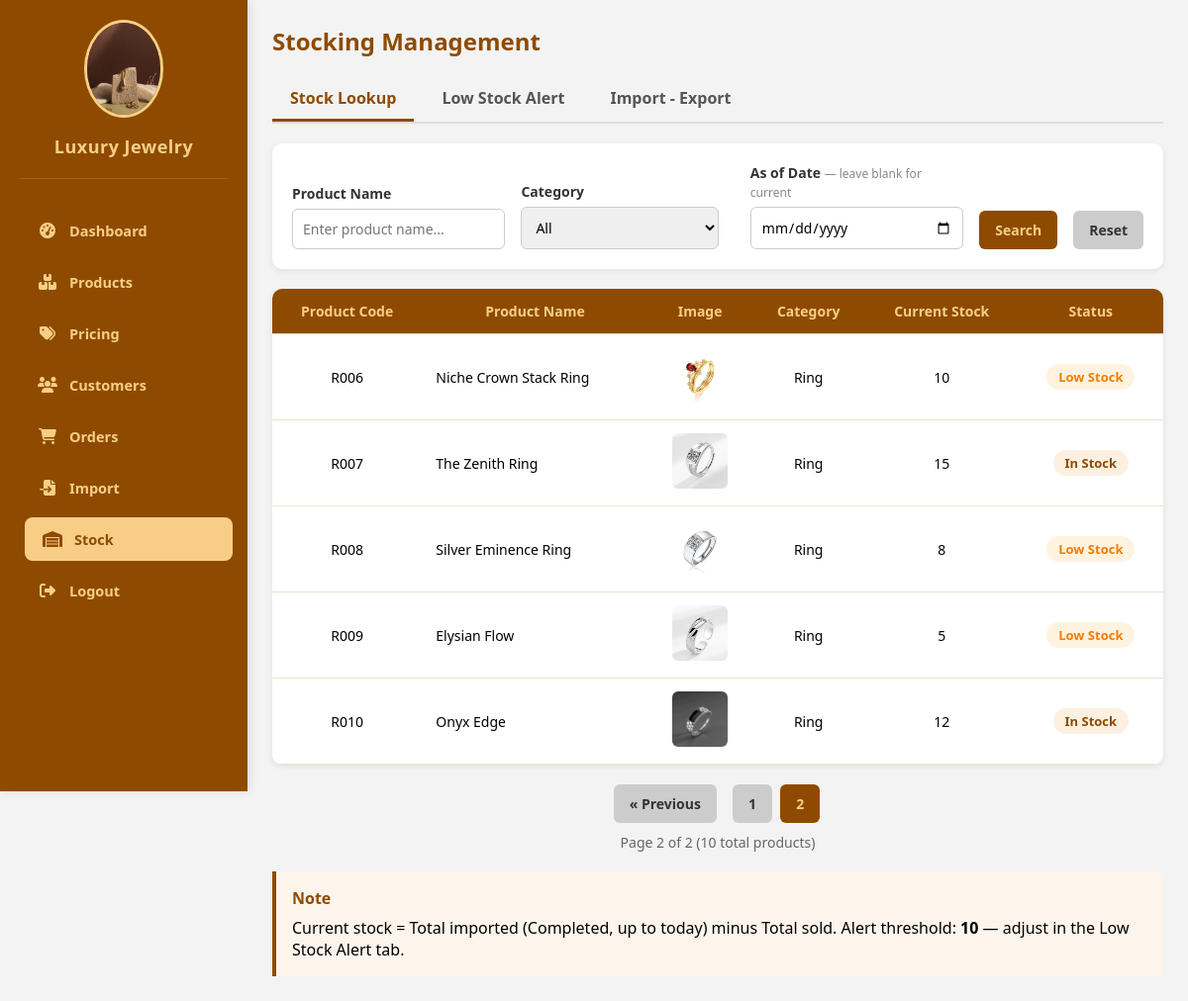
Page /admin/Stock Manage/stocking_management.php?tab=stock-lookup&page=2 on the committed database.
### tables this page shows
CREATE TABLE `products` (
  `id` varchar(50) NOT NULL,
  `name` varchar(255) DEFAULT NULL,
  `price` decimal(15,2) DEFAULT NULL,
  `image` varchar(255) DEFAULT NULL,
  `cost_price` decimal(15,2) DEFAULT 0.00,
  `profit_percent` int(11) DEFAULT 0,
  `stock` int(11) DEFAULT 0,
  `category` varchar(100) DEFAULT NULL,
  `gender` varchar(20) DEFAULT NULL,
  PRIMARY KEY (`id`)
);

### admin/Stock Manage/stocking_management.php (the view, shortened to what this page needs)
<?php
require_once "../../config/config.php";
$conn->query("
    UPDATE products p SET p.stock = (
        COALESCE((SELECT SUM(gri.quantity) FROM goods_receipt_items gri
                  JOIN goods_receipt gr ON gri.receipt_id = gr.id
                  WHERE gri.product_id = p.id
                    AND gr.status = 'Completed'
                    AND gr.entry_date <= CURDATE()), 0)
        - COALESCE((SELECT SUM(oi.quantity) FROM order_items oi WHERE oi.product_id = p.id), 0)
    )
");
$active_tab = isset($_GET['tab']) ? trim($_GET['tab']) : 'stock-lookup';
$search_name     = trim($_GET['search_name']     ?? '');
$search_date     = trim($_GET['search_date']      ?? '');
$page            = isset($_GET['page']) ? max(1, intval($_GET['page'])) : 1;
$per_page        = 5;
$where1 = []; $params1 = []; $types1 = '';
$where1_sql = $where1 ? 'WHERE ' . implode(' AND ', $where1) : '';
$count_sql = "SELECT COUNT(*) as total FROM products $where1_sql";
$count_stmt = $conn->prepare($count_sql);
$count_stmt->execute();
$total_products = $count_stmt->get_result()->fetch_assoc()['total'];
$total_pages = ceil($total_products / $per_page);
$offset = ($page - 1) * $per_page;
$stmt1 = $conn->prepare("SELECT id, name, image, category, stock FROM products $where1_sql ORDER BY id ASC LIMIT ? OFFSET ?");
$params1[] = $per_page; $params1[] = $offset;
$types1 .= 'ii';
$stmt1->bind_param($types1, ...$params1);
$stmt1->execute();
$base_products = $stmt1->get_result()->fetch_all(MYSQLI_ASSOC);
$products = [];
foreach ($base_products as $p) {
    if ($search_date !== '') {
        $s_in = $conn->prepare("SELECT COALESCE(SUM(gri.quantity),0) AS qty FROM goods_receipt_items gri
                                 JOIN goods_receipt gr ON gri.receipt_id=gr.id
                                 WHERE gri.product_id=? AND gr.status='Completed' AND gr.entry_date<=?");
        $s_in->bind_param('ss', $p['id'], $search_date);
        $s_in->execute();
        $in_qty = (int)$s_in->get_result()->fetch_assoc()['qty'];
        $s_in->close();
        $s_out = $conn->prepare("SELECT COALESCE(SUM(oi.quantity),0) AS qty FROM order_items oi
                                  JOIN orders o ON oi.order_id=o.id
                                  WHERE oi.product_id=? AND o.order_date<=?");
        $s_out->bind_param('ss', $p['id'], $search_date);
        $s_out->execute();
        $out_qty = (int)$s_out->get_result()->fetch_assoc()['qty'];
        $s_out->close();
        $p['stock']      = max(0, $in_qty - $out_qty);
        $p['as_of_date'] = true;
        $p['in_qty']     = $in_qty;
        $p['out_qty']    = $out_qty;
    } else {
        $p['as_of_date'] = false;
    }
    $products[] = $p;
}
$min_stock = isset($_SESSION['low_stock_threshold']) ? (int)$_SESSION['low_stock_threshold'] : 10;
function stockStatus($qty, $threshold = 10) {
    if ($qty <= $threshold) return ['label' => 'Low Stock',    'class' => 'status-warning'];
    return                         ['label' => 'In Stock',     'class' => 'status-normal'];
}
?>
<!DOCTYPE html>
<html lang="en">
<head>
  <link rel="stylesheet" href="../admin_function.css">
</head>
<body>
<?php include '../sidebar_include.php'; ?>
<main>
  <h1>Stocking Management</h1>
  <div class="tabs">
    <div class="tab <?= $active_tab==='stock-lookup' ?'active':'' ?>" data-tab="stock-lookup">Stock Lookup</div>
    <div class="tab <?= $active_tab==='stock-alert'  ?'active':'' ?>" data-tab="stock-alert">Low Stock Alert</div>
    <div class="tab <?= $active_tab==='stock-report' ?'active':'' ?>" data-tab="stock-report">Import - Export</div>
  </div>
  <div class="tab-content <?= $active_tab==='stock-lookup'?'active':'' ?>" id="stock-lookup">
    <form method="GET" action="stocking_management.php" class="search-form">
      <div class="form-group">
        <label>Product Name</label>
        <input type="text" name="search_name" placeholder="Enter product name..." value="<?= htmlspecialchars($search_name) ?>">
      </div>
      <div class="form-group">
        <label>Category</label>
        <select name="search_category">
          <option value="All">All</option>
        </select>
      </div>
      <div class="form-group">
        <label>As of Date <span style="font-weight:normal;color:#888;font-size:12px">— leave blank for current</span></label>
        <input type="date" name="search_date" value="<?= htmlspecialchars($search_date) ?>" max="<?= date('Y-m-d') ?>">
      </div>
      <button type="submit" class="btn">Search</button>
      <a href="stocking_management.php?tab=stock-lookup" class="btn secondary">Reset</a>
    </form>
    <table>
      <thead>
        <tr>
          <th>Product Code</th>
          <th>Product Name</th>
          <th>Image</th>
          <th>Category</th>
          <th><?= $search_date !== '' ? 'Stock at '.htmlspecialchars($search_date) : 'Current Stock' ?></th>
          <th>Status</th>
        </tr>
      </thead>
      <tbody>
        <?php if (empty($products)): ?>
          <tr><td colspan="<?= $search_date !== '' ? 8 : 6 ?>" class="no-data">No products found.</td></tr>
        <?php else: foreach ($products as $p): $st = stockStatus($p['stock'], $min_stock); ?>
          <tr>
            <td><?= htmlspecialchars($p['id']) ?></td>
            <td style="text-align:left"><?= htmlspecialchars($p['name']) ?></td>
            <td><img src="../../images/<?= htmlspecialchars($p['image']) ?>" onerror="this.style.opacity='.2'"></td>
            <td><?= htmlspecialchars($p['category']) ?></td>
            <td><span class="<?= $search_date !== '' ? 'stock-as-of' : '' ?>"><?= intval($p['stock']) ?></span></td>
            <td><span class="status-badge <?= $st['class'] ?>"><?= $st['label'] ?></span></td>
          </tr>
        <?php endforeach; endif; ?>
      </tbody>
    </table>
    <?php if ($total_pages > 1): ?>
      <div style="text-align:center; margin:20px 0;">
        <?php
        $query_params = $_GET;
        unset($query_params['page']);
        $base_url = 'stocking_management.php?' . http_build_query($query_params) . '&page=';
        ?>
        <?php if ($page > 1): ?>
          <a href="<?= $base_url . ($page - 1) ?>" class="btn secondary" style="margin-right:10px;">&laquo; Previous</a>
        <?php endif; ?>
        <?php for ($i = max(1, $page - 2); $i <= min($total_pages, $page + 2); $i++): ?>
          <a href="<?= $base_url . $i ?>" class="btn <?= $i == $page ? '' : 'secondary' ?>" style="margin:0 2px;"><?= $i ?></a>
        <?php endfor; ?>
        <div style="margin-top:10px; font-size:14px; color:#666;">
          Page <?= $page ?> of <?= $total_pages ?> (<?= $total_products ?> total products)
        </div>
      </div>
    <?php endif; ?>
    <div class="alert-section" style="margin-top:16px;">
      <div class="alert-title">Note</div>
      <?php if ($search_date !== ''): ?>
        Stock at <strong><?= htmlspecialchars($search_date) ?></strong>
        = Total imported (Completed, entry date up to selected date) minus Total sold (order date up to selected date).
      <?php else: ?>
        Current stock = Total imported (Completed, up to today) minus Total sold.
        Alert threshold: <strong><?= $min_stock ?></strong> — adjust in the Low Stock Alert tab.
      <?php endif; ?>
    </div>
  </div>
</main>
</body>
</html>

### admin/sidebar_include.php (shortened to what this page needs)
<?php
$current_page = basename($_SERVER['PHP_SELF']);
$current_dir  = basename(dirname($_SERVER['PHP_SELF']));
$base_path  = ($current_dir === 'admin') ? '' : '../';
$image_path = ($current_dir === 'admin') ? '../images/' : '../../images/';
function isActive($page, $dir = 'admin') {
    global $current_page, $current_dir;
    if ($dir !== 'admin' && $current_dir === $dir   && $current_page === $page) return 'active';
    return '';
}
?>
<link rel="stylesheet" href="https://cdnjs.cloudflare.com/ajax/libs/font-awesome/6.4.0/css/all.min.css">
<div class="sidebar">
    <div class="logo">
        <img src="<?php echo $image_path; ?>Admin_login.jpg" alt="Admin Logo">
        <h2>Luxury Jewelry</h2>
    </div>
    <div class="menu">
        <a href="<?php echo $base_path; ?>Administration_menu.php" class="<?php echo isActive('Administration_menu.php'); ?>">
            <i class="fas fa-tachometer-alt"></i> Dashboard
        </a>
        <a href="<?php echo $base_path; ?>product_management.php" class="<?php echo isActive('product_management.php'); ?>">
            <i class="fas fa-boxes"></i> Products
        </a>
        <a href="<?php echo $base_path; ?>Price Manage/pricing.php" class="<?php echo isActive('pricing.php', 'Price Manage'); ?>">
            <i class="fas fa-tags"></i> Pricing
        </a>
        <a href="<?php echo $base_path; ?>customer_management.php" class="<?php echo isActive('customer_management.php'); ?>">
            <i class="fas fa-users"></i> Customers
        </a>
        <a href="<?php echo $base_path; ?>Order Manage/order_management.php" class="<?php echo isActive('order_management.php', 'Order Manage'); ?>">
            <i class="fas fa-shopping-cart"></i> Orders
        </a>
        <a href="<?php echo $base_path; ?>Import_product/import_management.php" class="<?php echo isActive('import_management.php', 'Import_product'); ?>">
            <i class="fas fa-file-import"></i> Import
        </a>
        <a href="<?php echo $base_path; ?>Stock Manage/stocking_management.php" class="<?php echo isActive('stocking_management.php', 'Stock Manage'); ?>">
            <i class="fas fa-warehouse"></i> Stock
        </a>
        <a href="<?php echo $base_path; ?>admin_login.php?logout=1" class="logout-link" onclick="return confirm('Are you sure you want to logout?')">
            <i class="fas fa-sign-out-alt"></i> Logout
        </a>
    </div>
</div>

### admin/admin_function.css (style rules this page uses)
* { margin: 0; padding: 0; box-sizing: border-box; font-family: "Segoe UI", sans-serif; }
body { display: flex; min-height: 100vh; background-color: #f3f3f3; }
.sidebar { width: 250px; background-color: #8e4b00; color: #f8ce86; display: flex; flex-direction: column; padding: 20px; height: 100vh; position: fixed; left: 0; top: 0; overflow-y: auto; z-index: 1000; box-shadow: 2px 0 10px rgba(0,0,0,0.1); }
.logo { text-align: center; margin-bottom: 30px; padding-bottom: 20px; border-bottom: 1px solid rgba(248, 206, 134, 0.2); }
.logo img { width: 80px; border-radius: 50%; border: 3px solid #f8ce86; transition: transform 0.3s; }
.logo h2 { font-size: 18px; margin-top: 12px; color: #f8ce86; letter-spacing: 0.5px; }
.menu a { display: flex; align-items: center; gap: 12px; padding: 12px 18px; color: #f8ce86; text-decoration: none; border-radius: 8px; margin-bottom: 8px; font-weight: 600; font-size: 14.5px; transition: all 0.25s ease; }
.menu a i { width: 20px; text-align: center; font-size: 16px; }
.menu a:hover, .menu a.active { background-color: #f8ce86; color: #8e4b00; transform: translateX(5px); }
main { flex: 1; padding: 25px 30px; margin-left: 250px; }
table { width: 100%; border-collapse: collapse; background: white; border-radius: 10px; overflow: hidden; box-shadow: 0 2px 5px rgba(0, 0, 0, 0.1); }
th, td { padding: 12px; text-align: left; border-bottom: 1px solid #ddd; }
th { background-color: #8e4b00; color: #f8ce86; }
.btn { display: inline-block; padding: 10px 16px; background-color: #8e4b00; color: #f8ce86; text-decoration: none; border-radius: 8px; font-weight: bold; text-align: center; transition: all 0.3s; border: none; }
.search-input, select { padding: 8px 10px; border: 1px solid #ccc; border-radius: 8px; width: 200px; font-size: 15px; transition: all 0.3s ease; }
.tabs { display: flex; gap: 10px; margin-bottom: 20px; border-bottom: 2px solid #ddd; }
.tab { padding: 10px 18px; font-weight: 600; color: #555; cursor: pointer; border-bottom: 3px solid transparent; transition: all 0.3s ease; }
.tab.active { color: #8e4b00; border-bottom-color: #8e4b00; }
.tab-content { display: none; animation: fadeIn 0.3s ease; }
.tab-content.active { display: block; }

### admin/Stock Manage/stocking_management.php (style rules this page uses)
main { overflow-x: hidden; padding: 25px; }
h1 { color:#8e4b00; margin-bottom:20px; font-size:24px; }
.tabs { display:flex; gap:10px; margin-bottom:20px; border-bottom:2px solid #ddd; }
.tab { padding:10px 18px; font-weight:600; color:#555; cursor:pointer; border-bottom:3px solid transparent; transition:all .3s; white-space:nowrap; }
.tab.active { color:#8e4b00; border-bottom-color:#8e4b00; }
.tab-content { display:none; }
.tab-content.active { display:block; }
.search-form { background:#fff; border-radius:10px; box-shadow:0 2px 6px rgba(0,0,0,.08); padding:20px; margin-bottom:20px; display:flex; flex-wrap:wrap; gap:1rem; align-items:flex-end; }
.form-group { display:flex; flex-direction:column; flex:1; min-width:160px; }
label { font-weight:bold; color:#333; margin-bottom:6px; font-size:14px; }
input, select { padding:10px; border:1px solid #ccc; border-radius:6px; font-size:14px; outline:none; transition:border-color .2s; }
.btn { display:inline-block; background:#8e4b00; color:#f8ce86; border:none; border-radius:6px; padding:10px 16px; font-weight:bold; cursor:pointer; transition:.3s; text-decoration:none; font-size:14px; }
.btn.secondary { background:#ccc; color:#333; }
table { width:100%; border-collapse:collapse; background:#fff; border-radius:10px; overflow:hidden; box-shadow:0 2px 6px rgba(0,0,0,.08); }
th, td { padding:13px 14px; text-align:center; font-size:14px; border-bottom:1px solid #f0e2d0; }
th { background:#8e4b00; color:#f8ce86; font-weight:600; }
table img { width:56px; height:56px; object-fit:cover; border-radius:6px; }
.status-badge { display:inline-block; padding:4px 12px; border-radius:20px; font-size:13px; font-weight:600; }
.status-normal { background:#fdf0e0; color:#8e4b00; }
.status-warning { background:#fff3e0; color:#f57c00; }
.alert-section { background:#fdf5ec; border-left:4px solid #8e4b00; padding:1rem; margin-top:1.5rem; border-radius:0 6px 6px 0; }
.alert-title { font-weight:600; color:#8e4b00; margin-bottom:.5rem; }

### rows in the picture
products: id "R006", name "Niche Crown Stack Ring", image (picture), category "Ring", stock "10", stock "Low Stock"
products: id "R007", name "The Zenith Ring", image (picture), category "Ring", stock "15", stock "In Stock"
products: id "R008", name "Silver Eminence Ring", image (picture), category "Ring", stock "8", stock "Low Stock"
products: id "R009", name "Elysian Flow", image (picture), category "Ring", stock "5", stock "Low Stock"
products: id "R010", name "Onyx Edge", image (picture), category "Ring", stock "12", stock "In Stock"

### other values in the picture
$page "2"
$total_pages "2"
$total_products "10"
$min_stock "10"
